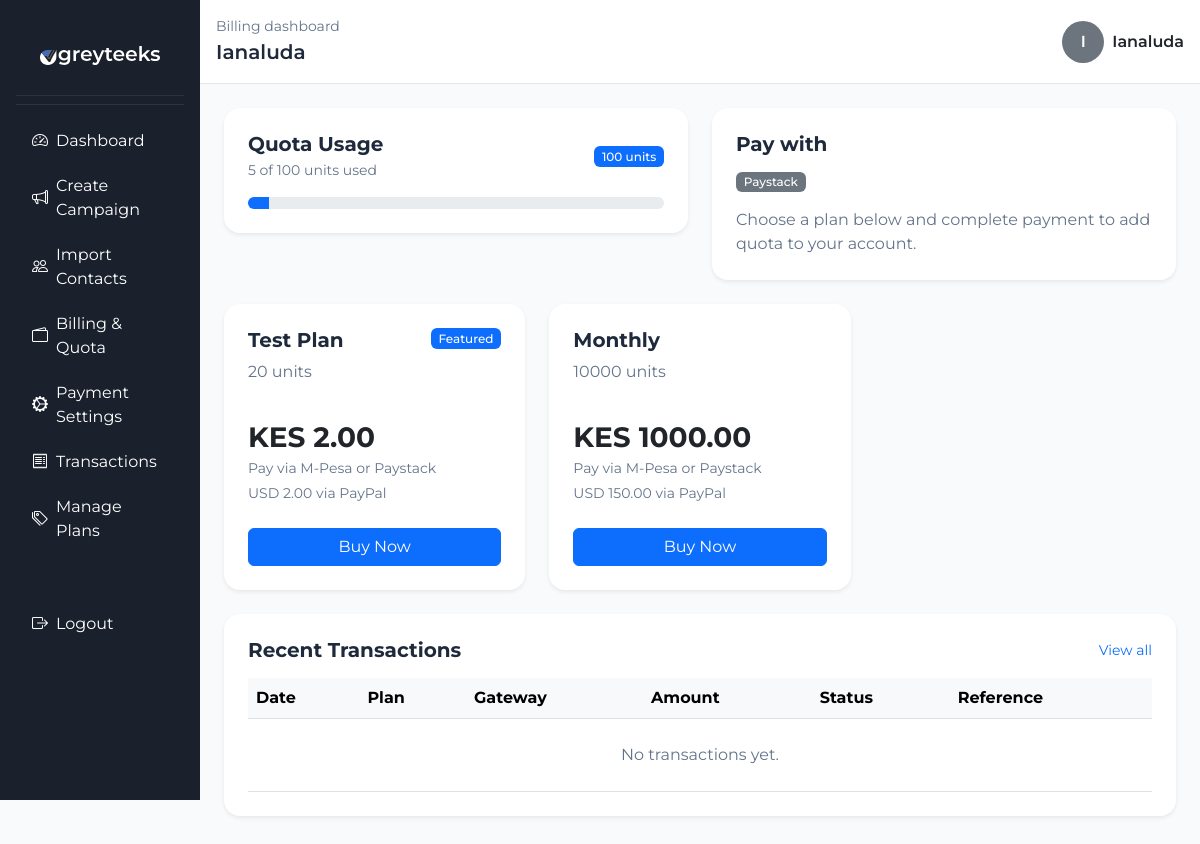
/billing/ (signed in), run on the app's committed database.
### accounts/models.py (models this page shows, shortened)
class UserQuota(models.Model):
    user = models.OneToOneField(settings.AUTH_USER_MODEL, on_delete=models.CASCADE, related_name='quota')
    max_units = models.PositiveIntegerField(default=100)
    units_used = models.PositiveIntegerField(default=0)

### billing/models.py (models this page shows, shortened)
class PaymentGatewayConfig(models.Model):
    GATEWAY_CHOICES = [
        ('mpesa', 'M-Pesa Daraja'),
        ('paystack', 'Paystack'),
        ('paypal', 'PayPal'),
    ]
    gateway = models.CharField(max_length=20, choices=GATEWAY_CHOICES, unique=True)
    is_active = models.BooleanField(default=False)
    is_sandbox = models.BooleanField(default=True, help_text="Use sandbox/test credentials")
    mpesa_consumer_key = models.CharField(max_length=255, blank=True)
    mpesa_consumer_secret = models.CharField(max_length=255, blank=True)
    mpesa_shortcode = models.CharField(max_length=20, blank=True)
    mpesa_passkey = models.CharField(max_length=255, blank=True)
    mpesa_callback_url = models.URLField(blank=True)
    paystack_public_key = models.CharField(max_length=255, blank=True)
    paystack_secret_key = models.CharField(max_length=255, blank=True)
    paypal_client_id = models.CharField(max_length=255, blank=True)
    paypal_client_secret = models.CharField(max_length=255, blank=True)
    updated_at = models.DateTimeField(auto_now=True)

class PricingPlan(models.Model):
    name = models.CharField(max_length=100)
    units = models.PositiveIntegerField(help_text="Number of message units this plan adds")
    price_kes = models.DecimalField(max_digits=10, decimal_places=2, help_text="Price in KES for M-Pesa")
    price_usd = models.DecimalField(max_digits=10, decimal_places=2, help_text="Price in USD for PayPal/Paystack")
    description = models.TextField(blank=True, default='', help_text="Short description shown on the pricing page")
    is_active = models.BooleanField(default=True)
    is_featured = models.BooleanField(default=False)
    created_at = models.DateTimeField(auto_now_add=True)

### billing/views.py (the view)
# urls.py: path('', views.billing_home, name='billing_home'),
@login_required
def billing_home(request):
    plans = PricingPlan.objects.filter(is_active=True).order_by('price_kes')
    gateways = PaymentGatewayConfig.objects.filter(is_active=True).order_by('gateway')
    user_quota = getattr(request.user, 'quota', None)
    if user_quota is None:
        from accounts.models import UserQuota
        user_quota, _ = UserQuota.objects.get_or_create(user=request.user)
    transactions = PaymentTransaction.objects.filter(user=request.user).order_by('-created_at')[:10]
    used_units = user_quota.units_used or 0
    max_units = user_quota.max_units or 0
    quota_percent = 0
    if max_units > 0:
        quota_percent = min(100, int(round((used_units / max_units) * 100)))
    context = {
        'plans': plans,
        'gateways': gateways,
        'user_quota': user_quota,
        'transactions': transactions,
        'quota_percent': quota_percent,
    }
    return render(request, 'billing/billing_home.html', context)

### templates/billing/billing_home.html (shortened to what this page needs)
{% load static %}
<!DOCTYPE html>
<html lang="en">
<head>
    <link href="https://cdn.jsdelivr.net/npm/bootstrap@5.3.0/dist/css/bootstrap.min.css" rel="stylesheet">
    <link rel="stylesheet" href="https://cdn.jsdelivr.net/npm/bootstrap-icons@1.11.3/font/bootstrap-icons.min.css">
    <link rel="stylesheet" href="{% static 'css/dashboard.css' %}">
</head>
<body>
    <div class="container-fluid">
        <div class="row">
            <nav class="col-md-2 d-none d-md-block sidebar p-3">
                <div class="sidebar-brand d-flex align-items-center justify-content-center px-2 py-3 mb-2">
                    <img src="{% static 'img/light-logo.svg' %}" class="sidebar-logo" alt="Greyteeks logo">
                </div>
                <hr class="text-secondary mt-0">
                <ul class="nav flex-column">
                    <li class="nav-item">
                        <a class="nav-link text-white d-flex align-items-center" href="{% url 'dashboard' %}">
                            <i class="bi bi-speedometer2 me-2"></i> Dashboard
                        </a>
                    </li>
                    <li class="nav-item">
                        <a class="nav-link text-white d-flex align-items-center" href="{% url 'create_campaign' %}">
                            <i class="bi bi-megaphone me-2"></i> Create Campaign
                        </a>
                    </li>
                    <li class="nav-item">
                        <a class="nav-link text-white d-flex align-items-center" href="{% url 'upload_contacts' %}">
                            <i class="bi bi-people me-2"></i> Import Contacts
                        </a>
                    </li>
                    <li class="nav-item">
                        <a class="nav-link text-white d-flex align-items-center active" href="{% url 'billing_home' %}">
                            <i class="bi bi-wallet2 me-2"></i> Billing & Quota
                        </a>
                    </li>
                    {% if user.is_staff %}
                    <li class="nav-item">
                        <a class="nav-link text-white d-flex align-items-center" href="{% url 'admin_billing_settings' %}">
                            <i class="bi bi-gear-wide-connected me-2"></i> Payment Settings
                        </a>
                    </li>
                    <li class="nav-item">
                        <a class="nav-link text-white d-flex align-items-center" href="{% url 'admin_transactions' %}">
                            <i class="bi bi-receipt me-2"></i> Transactions
                        </a>
                    </li>
                    <li class="nav-item">
                        <a class="nav-link text-white d-flex align-items-center" href="{% url 'admin_plans' %}">
                            <i class="bi bi-tags me-2"></i> Manage Plans
                        </a>
                    </li>
                    {% endif %}
                    <li class="nav-item mt-5">
                        <form action="{% url 'logout' %}" method="post">
                            <button type="submit" class="nav-link text-danger border-0 bg-transparent d-flex align-items-center">
                                <i class="bi bi-box-arrow-right me-2"></i> Logout
                            </button>
                        </form>
                    </li>
                </ul>
            </nav>
            <main class="col-md-10 p-0">
                <div class="dashboard-top-bar d-flex justify-content-between align-items-center px-3 py-3 bg-white border-bottom">
                    <div>
                        <div class="text-muted small">Billing dashboard</div>
                        <div class="fs-5 fw-semibold">{{ user.first_name|default:user.username|title }}</div>
                    </div>
                    <div class="d-flex align-items-center gap-2">
                        <span class="rounded-circle bg-secondary text-white d-inline-flex align-items-center justify-content-center"
                              style="width:42px; height:42px;">
                            {{ user.username|first|upper }}
                        </span>
                        <span class="fw-semibold text-dark">{{ user.username|title }}</span>
                    </div>
                </div>
                <div class="dashboard-content p-4">
                    <div class="row g-4 mb-4">
                        <div class="col-md-6">
                            <div class="card border-0 shadow-sm p-4 rounded-4">
                                <div class="d-flex justify-content-between align-items-center mb-3">
                                    <div>
                                        <h5 class="fw-bold mb-1">Quota Usage</h5>
                                        <div class="small text-muted">{{ user_quota.units_used|default:0 }} of {{ user_quota.max_units|default:0 }} units used</div>
                                    </div>
                                    <span class="badge bg-primary">{{ user_quota.max_units|default:0 }} units</span>
                                </div>
                                <div class="progress" style="height: 12px;">
                                    <div class="progress-bar bg-primary" role="progressbar"
                                        style="width: {{ quota_percent }}%;"
                                        aria-valuenow="{{ user_quota.units_used|default:0 }}"
                                        aria-valuemin="0"
                                        aria-valuemax="{{ user_quota.max_units|default:1 }}">
                                    </div>
                                </div>
                            </div>
                        </div>
                        <div class="col-md-6">
                            <div class="card border-0 shadow-sm p-4 rounded-4">
                                <h5 class="fw-bold mb-3">Pay with</h5>
                                <div class="d-flex gap-2 flex-wrap">
                                    {% for gateway in gateways %}
                                        <span class="badge bg-secondary text-white text-capitalize">{{ gateway.get_gateway_display }}</span>
                                    {% empty %}
                                        <span class="text-muted">No active payment methods.</span>
                                    {% endfor %}
                                </div>
                                <p class="text-muted mt-3 mb-0">Choose a plan below and complete payment to add quota to your account.</p>
                            </div>
                        </div>
                    </div>
                    <div class="row g-4 mb-4">
                        {% for plan in plans %}
                            <div class="col-lg-4">
                                <div class="card border-0 shadow-sm p-4 rounded-4 h-100">
                                    <div class="d-flex justify-content-between align-items-start">
                                        <div>
                                            <h5 class="fw-bold">{{ plan.name }}</h5>
                                            <p class="text-muted mb-2">{{ plan.units }} units</p>
                                        </div>
                                        {% if plan.is_featured %}
                                            <span class="badge bg-primary">Featured</span>
                                        {% endif %}
                                    </div>
                                    <div class="py-4">
                                        <div class="fs-3 fw-bold">KES {{ plan.price_kes }}</div>
                                        <div class="text-muted small">Pay via M-Pesa or Paystack</div>
                                        <div class="text-muted small mt-1">USD {{ plan.price_usd }} via PayPal</div>
                                    </div>
                                    <button type="button" class="btn btn-primary w-100 select-plan-btn" data-plan-id="{{ plan.id }}" data-plan-name="{{ plan.name }}" data-plan-kes="{{ plan.price_kes }}" data-plan-usd="{{ plan.price_usd }}">
                                        Buy Now
                                    </button>
                                </div>
                            </div>
                        {% empty %}
                            <div class="col-12">
                                <div class="alert alert-secondary">No pricing plans are available.</div>
                            </div>
                        {% endfor %}
                    </div>
                    <div class="card border-0 shadow-sm rounded-4 p-4 mb-4">
                        <div class="d-flex justify-content-between align-items-center mb-3">
                            <h5 class="fw-bold mb-0">Recent Transactions</h5>
                            <a href="{% url 'admin_transactions' %}" class="small text-decoration-none">View all</a>
                        </div>
                        <div class="table-responsive">
                            <table class="table table-hover align-middle mb-0">
                                <thead class="table-light">
                                    <tr>
                                        <th>Date</th>
                                        <th>Plan</th>
                                        <th>Gateway</th>
                                        <th>Amount</th>
                                        <th>Status</th>
                                        <th>Reference</th>
                                    </tr>
                                </thead>
                                <tbody>
                                    {% for txn in transactions %}
                                        <tr>
                                            <td>{{ txn.created_at|date:"M d, Y" }}</td>
                                            <td>{{ txn.plan.name }}</td>
                                            <td>{{ txn.get_gateway_display }}</td>
                                            <td>{{ txn.amount }} {{ txn.currency }}</td>
                                            <td>
                                                <span class="badge {% if txn.status == 'success' %}bg-success{% elif txn.status == 'pending' %}bg-warning{% elif txn.status == 'failed' %}bg-danger{% else %}bg-secondary{% endif %}">
                                                    {{ txn.get_status_display }}
                                                </span>
                                            </td>
                                            <td>{{ txn.gateway_reference|default:txn.paystack_reference|default:txn.paypal_order_id|default:txn.mpesa_receipt_number }}</td>
                                        </tr>
                                    {% empty %}
                                        <tr>
                                            <td colspan="6" class="text-center text-muted py-4">No transactions yet.</td>
                                        </tr>
                                    {% endfor %}
                                </tbody>
                            </table>
                        </div>
                    </div>
                </div>
            </main>
        </div>
    </div>
</body>
</html>

### static/css/dashboard.css (style rules this page uses)
body { background-color: #f8fafc; font-family: 'Montserrat', sans-serif; color: #1e293b; }
.sidebar { height: 100vh; background: #1a202c; color: white; position: fixed; top: 0; left: 0; z-index: 100; width: 16.666667%; }
.sidebar .nav-link { transition: all 0.3s; border-radius: 5px; margin-bottom: 5px; color: white !important; }
.sidebar-logo { display: block; width: 80%; max-width: 160px; height: auto; max-height: 50px; object-fit: contain; margin: 0 auto; }
.sidebar-brand { min-height: 80px; border-bottom: 1px solid rgba(255, 255, 255, 0.08); }
main { margin-left: 16.666667%; }
.dashboard-content { padding-left: 1.5rem; padding-right: 1.5rem; }
.dashboard-top-bar { min-height: 80px; background: #ffffff; border-bottom: 1px solid #e2e8f0 !important; box-shadow: 0 1px 2px 0 rgba(0, 0, 0, 0.02); }
.dashboard-top-bar .rounded-circle { font-size: 1rem; text-transform: uppercase; font-weight: 600; }
h1, h2, h3, h4, h5, h6 { font-family: 'Montserrat', sans-serif; font-weight: 600; color: #1e293b; }
.text-muted { color: #64748b !important; }
.badge { font-weight: 500; }

### data on the page
UserQuota: units_used "5", max_units "100"
PaymentGatewayConfig: gateway "Paystack"
PricingPlan: name "Test Plan", units "20", is_featured "Featured", price_kes "2.00", price_usd "2.00"
PricingPlan: name "Monthly", units "10000", price_kes "1000.00", price_usd "150.00"

### other printed values
{{ user.first_name|default:user.username|title }} "Ianaluda"
{{ user.username|first|upper }} "I"
{{ user.username|title }} "Ianaluda"
